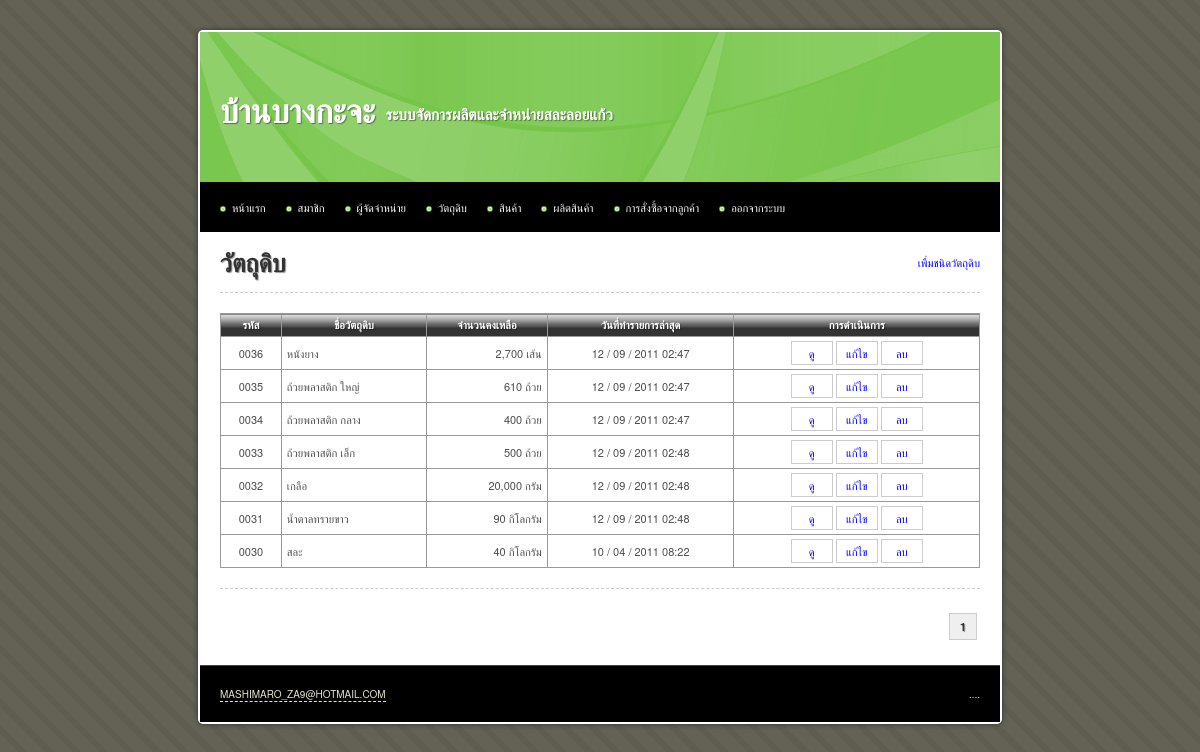
The app's page /main/material.php (signed in), older data.
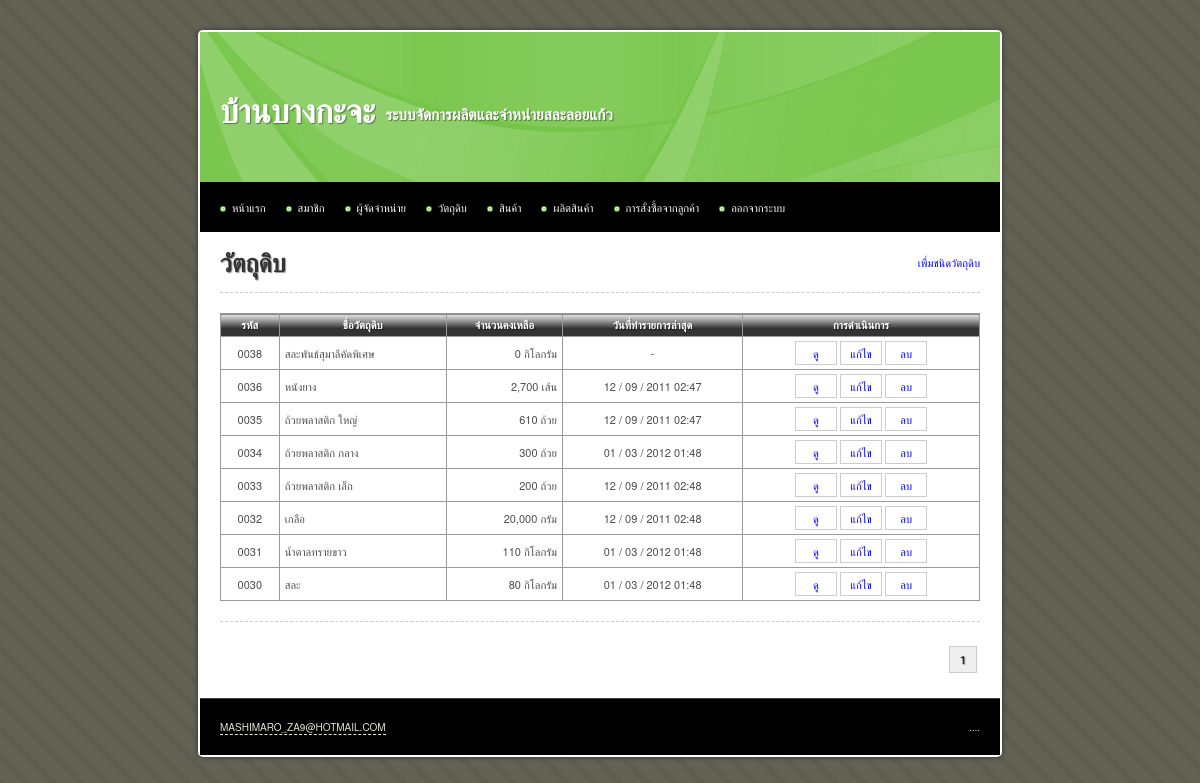
The same page, newer data.
### tables this page shows
CREATE TABLE IF NOT EXISTS `material` (
  `id` int(10) unsigned NOT NULL AUTO_INCREMENT,
  `name` varchar(255) NOT NULL,
  `description` text,
  `total` int(10) unsigned NOT NULL DEFAULT '0',
  `stock_min` int(10) unsigned NOT NULL DEFAULT '0',
  `stock_max` int(10) unsigned NOT NULL DEFAULT '0',
  `unit` varchar(255) NOT NULL,
  `average_cost_per_unit` decimal(10,2) unsigned NOT NULL DEFAULT '0.00',
  `date_create` datetime NOT NULL,
  `date_update` timestamp NOT NULL DEFAULT CURRENT_TIMESTAMP,
  `date_update_transaction` datetime DEFAULT NULL,
  PRIMARY KEY (`id`)
);

### iic_tools/helpers/iic_utilities_helper.php (called while the page is built, shortened)
<?php
function change_date_format($date, $old_separator = "-", $old_format = 'y-m-d', $new_separator = " / ", $new_format = "d-m-y")
{
	@list($_old_format_path1, $_old_format_path2, $_old_format_path3) = explode('-', $old_format);
	@list($_date_path[$_old_format_path1], $_date_path[$_old_format_path2], $_date_path[$_old_format_path3]) = explode($old_separator, $date);
	@list($_new_format_path1, $_new_format_path2, $_new_format_path3) = explode('-', $new_format);
	$_new_date = $_date_path[$_new_format_path1].$new_separator.$_date_path[$_new_format_path2].$new_separator.$_date_path[$_new_format_path3];
	return $_new_date;
}
function change_date_time_format($date_time)
{
	@list($_date, $_time) = explode(" ", $date_time);
	$_new_date		= change_date_format($_date);
	$_new_date_time = $_new_date.' '.substr($_time, 0, 5);
	return $_new_date_time;
}
function zero_fill($length, $data)
{
	while(strlen($data) < $length)
	{
		$data = '0'.$data;
	}
	return $data;
}
function remove_comma($number, $decimal = 0)
{
	$_int		= 0;
	$_decimal	= '';
	if(count(explode (".", $number)) > 1)
	{
		list($_int, $_decimal) = explode (".", $number);
	}
	else
	{
		$_int = ($number == '') ? 0 : $number;
	}
	$_int = explode (',', $_int);
	$_int = implode ($_int);
	$_new_number = $_int.$_decimal;
	return $_new_number;
}
function add_comma($number, $decimal = 0)
{
	$_sign		= '';
	$_int		= 0;
	$_decimal	= '';
	if(count(explode (".", $number)) > 1)
	{
		list($_int, $_decimal) = explode (".", $number);
	}
	else
	{
		$_int = ($number == '') ? 0 : $number;
	}
	$_int = remove_comma($_int);
	if($_int < 0)
	{
		$_sign = '-';
		$_int = str_replace('-', '', $_int);
	}
	else
	{
		$_sign = '';
	}
	$_total_loop = (strlen($_int) > 3) ? floor(strlen($_int) / 3) : 0;
	for($_loop = $_total_loop; $_loop > 0; $_loop--)
	{
		$_length = (3 * $_loop) * -1;
		$_int = substr_replace($_int, ',', $_length, 0 );
	}
	$_new_number = $_sign.$_int.$_decimal;
	return $_new_number;
}

### main/material.php (the view, shortened to what this page needs)
<?php
$sql = 'SELECT * FROM material';
$query = mysql_query($sql);
$total_rows = mysql_num_rows($query);
$rows_per_page = 10;
$limit_start = ($_GET['page'] - 1) * $rows_per_page;
$target = 'material.php?page=';
?>
<!DOCTYPE html PUBLIC "-//W3C//DTD XHTML 1.0 Transitional//EN" "http://www.w3.org/TR/xhtml1/DTD/xhtml1-transitional.dtd">
<html xmlns="http://www.w3.org/1999/xhtml">
<head>
<?php include("inc.css.php"); ?>
</head>
<body>
<div id="container">
	<?php include("inc.header.php"); ?>
	<div id="content">
		<a href="material_create.php" class="float_r">เพื่มชนิดวัตถุดิบ</a>
		<h1>วัตถุดิบ</h1>
		<hr />
			<form method="post" action="material_order_create.php">
				<table width="100%" border="1" align="center" cellpadding="5" cellspacing="0">
					<thead>
						<tr>
							<th scope="col">รหัส</th>
							<th scope="col">ชื่อวัตถุดิบ</th>
							<th scope="col">จำนวนคงเหลือ</th>
							<th scope="col">วันที่ทำรายการล่าสุด</th>
							<th scope="col">การดำเนินการ</th>
						</tr>
					</thead>
					<tbody>
						<?php
						$sql = 'SELECT *
								FROM material
								ORDER BY id DESC
								LIMIT '.$limit_start.', '.$rows_per_page;
						$query = mysql_query($sql);
						$query_row = mysql_num_rows($query);
						if($query_row > 0)
						{
							while($data = mysql_fetch_array($query))
							{
								$date_update_transaction = (is_null($data['date_update_transaction'])) ? '-' : change_date_time_format($data['date_update_transaction']);
								echo '	<tr>
											<td class="center">'.zero_fill(4, $data['id']).'</td>
											<td>'.$data['name'].'</td>
											<td class="right">'.add_comma($data['total']).' '.$data['unit'].'</td>
											<td class="center">'.$date_update_transaction.'</td>
											<td class="center">
												<a class="button" href="material_view.php?id='.$data['id'].'">ดู</a>
												<a class="button" href="material_update.php?id='.$data['id'].'">แก้ไข</a>
												<a class="button" href="material_delete.php?id='.$data['id'].'">ลบ</a>
											</td>
										</tr>';
							}
						}
						else
						{
							echo '<tr><td colspan="7" class="center">ไม่มีข้อมูล</td></tr>';
						}
						?>
					</tbody>
				</table>
			</form>
		<hr />
		<div class="pagination">
			<?php echo get_pagination($total_rows, $target, $_GET['page'], $rows_per_page); ?>
		</div>
	</div>
	<?php include("inc.footer.php"); ?>
</div>
</body>
</html>

### main/inc.css.php
<link rel="stylesheet" type="text/css" href="../iic_tools/css/aristo/Aristo.css" />
<link rel="stylesheet" type="text/css" href="../iic_tools/css/iic_layout.css" />
<link rel="stylesheet" type="text/css" href="../iic_tools/css/iic_style.css" />
<link rel="stylesheet" type="text/css" href="../css/style.css" />

### main/inc.header.php (shortened to what this page needs)
<div id="header">
	<h1>บ้านบางกะจะ</h1>
	<h2>ระบบจัดการผลิตและจำหน่ายสละลอยแก้ว</h2>
</div>
<div id="menu">
	<ul>
		<li><a href="index.php">หน้าแรก</a></li>
		<li><a href="member.php">สมาชิก</a></li>
		<li><a href="supplier.php">ผู้จัดจำหน่าย</a></li>
		<li>
			<a href="material.php">วัตถุดิบ</a>
		</li>
		<li><a href="product.php">สินค้า</a></li>
		<li><a href="production.php">ผลิตสินค้า</a></li>
		<li><a href="product_order.php">การสั่งซื้อจากลูกค้า</a></li>
		<li><a href="logout.php">ออกจากระบบ</a></li>
	</ul>
</div>

### iic_tools/helpers/iic_crud_helper.php (shortened to what this page needs)
<?php
function get_pagination($total_rows, $target, $current_page, $rows_per_page = 10)
{
	$_total_page = ceil($total_rows / $rows_per_page);
	$_pagination = '';
	$_loop = 1;
	while($_loop <= $_total_page)
	{
		if($_loop <= 3 || $_loop > ($_total_page - 3))
		{
			if($_loop == $current_page)
			{
				$_pagination .= '<strong>'.$_loop.'</strong>';
			}
			else
			{
				$_pagination .= '<a href="'.$target.$_loop.'" title="Page '.$_loop.'">&nbsp;'.$_loop.'&nbsp;</a>';
			}
		}
		$_loop++;
	}
	return $_pagination;
}

### main/inc.footer.php
<div id="footer">
	<p class="copyright"><a href="http://famfamfam.com/">mashimaro_za9@hotmail.com</a></p>
	<p class="links">....</p>
</div>

### iic_tools/css/iic_layout.css (style rules this page uses)
html, body, div, span, applet, object, iframe, h1, h2, h3, h4, h5, h6, p, blockquote, pre, a, abbr, acronym, address, big, cite, code, del, dfn, em, font, img, ins, kbd, q, s, samp, small, strike, strong, sub, sup, tt, var, b, u, i, center, dl, dt, dd, ol, ul, li, fieldset, form, label, legend, table, caption, tbody, tfoot, thead, tr, th, td { margin:0; padding:0; border:0; outline:0; font-size:100%; vertical-align:baseline; background:transparent }
ol, ul { list-style:none }
table { border-collapse:collapse; border-spacing:0 }
body { font: 14px/1.5 'Microsoft Sans Serif', 'Helvetica Neue', Arial, 'Liberation Sans', FreeSans, sans-serif }
hr { border:0 #ccc solid; border-top-width:1px; clear:both; height:0 }
h1 { font-size:25px }
h2 { font-size:23px }
li { margin-left:30px }
p, dl, hr, h1, h2, h3, h4, h5, h6, h7, ol, ul, pre, table, address, fieldset { margin-bottom:20px }

### iic_tools/css/iic_style.css (style rules this page uses)
.float_r { float: right; }
.center { text-align: center; }
.right { text-align: right; }
a:link { color: #00F; text-decoration: none; }
thead th { background-image: url(../img/bg_th.png); white-space: nowrap; }
a[class^=button] { color: #4F4F4F }
.pagination { float: right; margin: 8px 0px; text-align: right; }
.pagination strong, .pagination .current { border: 1px solid #CCC; background-color: #EFEFEF; padding: 5px 10px; margin: 0px 3px; }

### css/style.css (style rules this page uses)
body { margin: 30px 0px 20px 0px; padding: 0; background: #D7D7BD url(../images/img01.png) repeat; text-align: justify; line-height: 20px; font-size: 11px; color: #4C4C4C; }
h1, h2, h3, h4, h5, h6, th, b, strong { color: #333; text-shadow: 1px 1px 1px rgba(0, 0, 0, 0.4); -moz-text-shadow: 1px 1px 1px rgba(0, 0, 0, 0.4); -webkit-text-shadow: 1px 1px 1px rgba(0, 0, 0, 0.4); }
hr { border-style: dashed; }
#container { background: #FFF; display: table; width: 800px; margin: auto; padding: 2px; border-radius: 5px; -moz-border-radius: 5px; -webkit-border-radius: 5px; box-shadow: 0px 0px 5px #333; -moz-box-shadow: 0px 0px 5px #333; -webkit-box-shadow: 0px 0px 5px #333; }
#content { background: #FFF; padding: 20px; }
a.button { border: 1px solid #CCC; color: #00F; display: inline-block; margin: 3px 0px; min-width: 30px; padding: 1px 5px; }
table { border: 1px solid #000; border-collapse: collapse; width: 100% }
table td, table th { padding: 1px 5px; border: 1px solid #999; border-collapse: collapse; }
table th { background-color: #333; border: 1px solid #999; color: #FFF; text-align: center; }
#header { width: 800px; height: 150px; margin: 0px auto; background: #FFAC16 url(../images/img03.jpg) no-repeat left top; }
#header h1, #header h2 { margin: 0px; padding: 0; text-transform: uppercase; font-family: Arial, Helvetica, sans-serif; font-weight: bold; color: #FFFFFF; }
#header h1 { float: left; padding: 70px 10px 10px 20px; font-size: 3em; }
#header h2 { padding: 73px 10px 0px 0px; font-size: 1.4em; }
#menu { background: #000; height: 50px; line-height: 50px; margin: 0px auto; padding: 0 0 0 20px; }
#menu ul { margin: 0px; list-style: none; }
#menu ul li { float: left; margin-left: 0px; position: relative; }
#menu ul li a { display: block; border: none; background: url(../images/img05.jpg) no-repeat left 55%; padding: 0px 0px 0px 12px; margin-right: 20px; text-decoration: none; color: #FFFFFF; }
#footer { clear: both; width: 800px; height: 38px; margin: 0px auto; padding-top: 18px; border-top: 1px solid #444444; background: #000000; text-transform: uppercase; font-size: 10px; color: #E5E5CC; }
#footer .copyright { float: left; margin: 0px; padding-left: 20px; text-align: center; }
#footer .links { float: right; margin: 0px; padding-right: 20px; text-align: center; }
#footer a { border-bottom: 1px #E5E5CC dashed; text-decoration: none; color: #E5E5CC; }

Row changes from the older to the newer data that the page shows:
added material: id "0038", name "สละพันธ์สุมาลีคัดพิเศษ", total "0", unit "กิโลกรัม", date_update_transaction "-"
changed material "ถ้วยพลาสติก กลาง": total "400" → "300"; date_update_transaction "12 / 09 / 2011 02:47" → "01 / 03 / 2012 01:48"
changed material "ถ้วยพลาสติก เล็ก": total "500" → "200"
changed material "น้ำตาลทรายขาว": total "90" → "110"; date_update_transaction "12 / 09 / 2011 02:48" → "01 / 03 / 2012 01:48"
changed material "สละ": total "40" → "80"; date_update_transaction "10 / 04 / 2011 08:22" → "01 / 03 / 2012 01:48"
